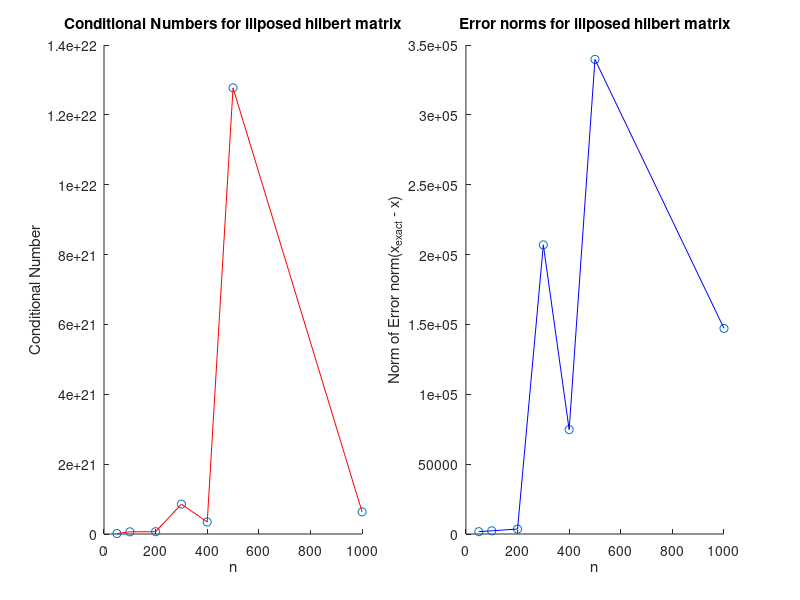

This figure's MATLAB source:
rng('default');

n = [50, 100, 200, 300, 400, 500, 1000];
condNum = zeros(length(n), 1);
errorNorms = zeros(length(n), 1);

for i = 1:length(n)
    H = hilb(n(i));
    x_exact = rand(n(i), 1);
    b = H * x_exact;
    x = H \ b;
    condNum(i) = cond(H);
    errorNorms(i) = norm(x_exact - x);
end

subplot(1, 2, 1);
scatter(n, condNum, 'o', 'DisplayName', 'Conditional Numbers');
hold on;
plot(n, condNum, 'r-');
xlabel("n");
ylabel("Conditional Number");
hold off;
title("Conditional Numbers for illposed hilbert matrix")

subplot(1, 2, 2);
scatter(n, errorNorms, 'o', 'DisplayName', 'Norm Error');
hold on;
plot(n, errorNorms, 'b-');
xlabel("n");
ylabel("Norm of Error norm(x_{exact} - x)");
hold off;
title("Error norms for illposed hilbert matrix");